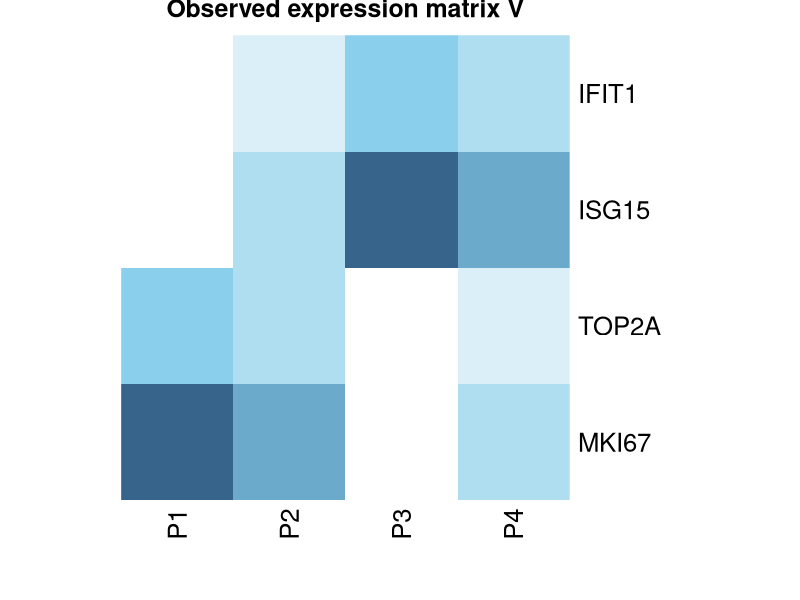
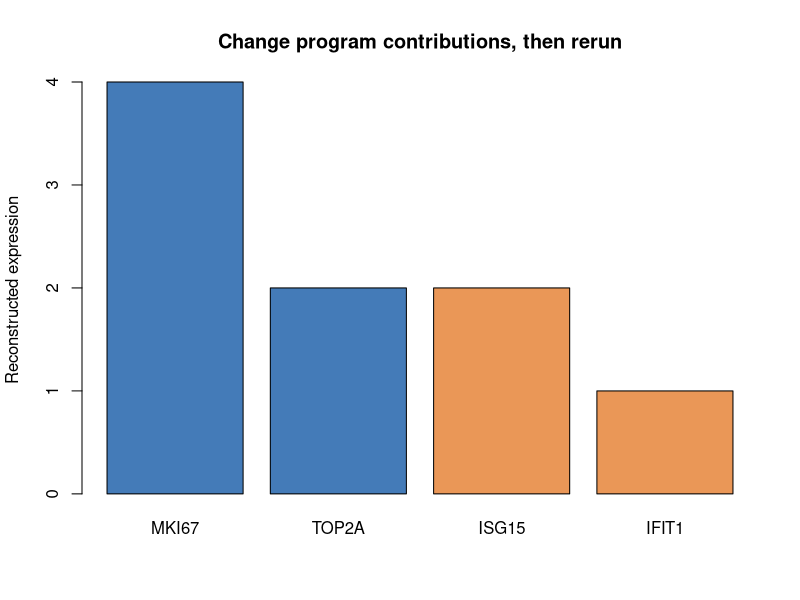
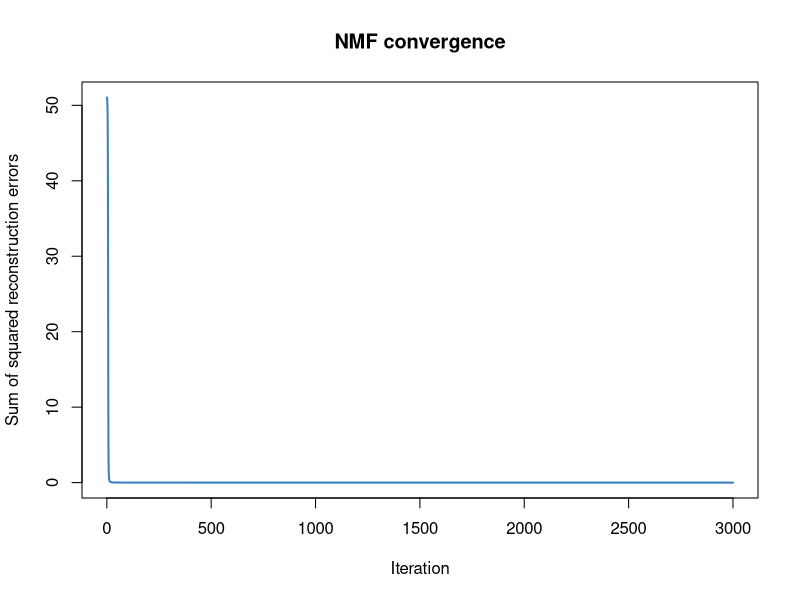
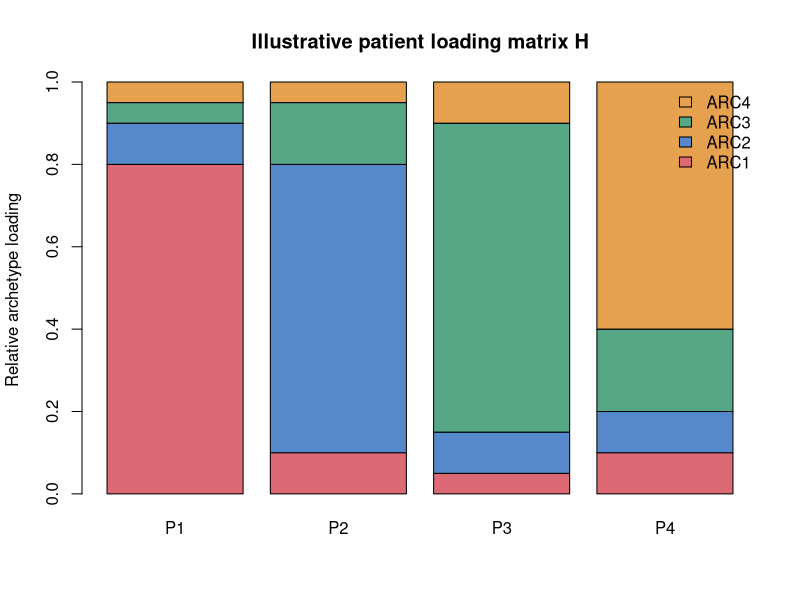

The R source for these figures, in order:
## ---- chunk 1
V <- matrix(
    c(6, 3, 0, 0, 4, 2, 2, 1, 0, 0, 6, 3, 2, 1, 4, 2),
    nrow = 4,
    dimnames = list(
        c("MKI67", "TOP2A", "ISG15", "IFIT1"),
        c("P1", "P2", "P3", "P4")
    )
)
V
## ---- chunk 2
heatmap(
    V,
    Rowv = NA,
    Colv = NA,
    scale = "none",
    col = colorRampPalette(c("white", "skyblue", "steelblue4"))(40),
    margins = c(6, 7),
    main = "Observed expression matrix V"
)
## ---- chunk 3
W_known <- matrix(
    c(2, 1, 0, 0, 0, 0, 2, 1),
    nrow = 4,
    dimnames = list(rownames(V), c("Proliferation", "Interferon"))
)
H_known <- matrix(
    c(3, 0, 2, 1, 0, 3, 1, 2),
    nrow = 2,
    dimnames = list(colnames(W_known), colnames(V))
)
W_known
H_known
## ---- chunk 4
p2_reconstructed <- W_known %*% H_known[, "P2", drop = FALSE]
p2_reconstructed

V_reconstructed <- W_known %*% H_known
V_reconstructed
all.equal(unname(V), unname(V_reconstructed))
## ---- chunk 5
proliferation_loading <- 2
interferon_loading <- 1

new_H <- matrix(c(proliferation_loading, interferon_loading), ncol = 1)
rownames(new_H) <- colnames(W_known)
colnames(new_H) <- "NewPatient"
new_expression <- W_known %*% new_H

barplot(
    new_expression[, 1],
    names.arg = rownames(V),
    col = c("#447bb8", "#447bb8", "#ea9757", "#ea9757"),
    ylab = "Reconstructed expression",
    main = "Change program contributions, then rerun"
)
new_expression
## ---- chunk 6
set.seed(123)
K <- 2
n_iter <- 3000
eps <- 1e-10

W <- matrix(runif(nrow(V) * K, 0.1, 1), nrow = nrow(V))
H <- matrix(runif(K * ncol(V), 0.1, 1), nrow = K)
loss <- numeric(n_iter)

for (iter in seq_len(n_iter)) {
    # Update the patient loading matrix H
    H <- H * ((t(W) %*% V) / (t(W) %*% W %*% H + eps))

    # Update gene-program matrix W
    W <- W * ((V %*% t(H)) / (W %*% H %*% t(H) + eps))

    # Measure reconstruction error
    V_hat <- W %*% H
    loss[iter] <- sum((V - V_hat)^2)
}

# Optional rescaling removes an arbitrary factor scale.
# The product WH is unchanged by this operation.
factor_scale <- colSums(W)
W <- sweep(W, 2, factor_scale, "/")
H <- sweep(H, 1, factor_scale, "*")

rownames(W) <- rownames(V)
colnames(W) <- paste0("Program", seq_len(K))
rownames(H) <- colnames(W)
colnames(H) <- colnames(V)

round(W, 3)
round(H, 3)
round(W %*% H, 3)
tail(loss, 1)
## ---- chunk 7
plot(
    loss,
    type = "l",
    lwd = 2,
    col = "#3b82bd",
    xlab = "Iteration",
    ylab = "Sum of squared reconstruction errors",
    main = "NMF convergence"
)
## ---- chunk 8
# Label each patient by its dominant learned factor
learned_labels <- apply(H, 2, which.max)
names(learned_labels) <- colnames(H)
learned_labels
## ---- chunk 9
counts <- matrix(
    c(3, 1, 0, 0, 3, 2, 0, 0, 2, 1, 1, 0, 2, 1, 1, 1),
    nrow = 4,
    dimnames = list(
        c("MKI67", "TOP2A", "ISG15", "IFIT1"),
        c("P1_C1", "P1_C2", "P2_C1", "P2_C2")
    )
)
patient <- c("P1", "P1", "P2", "P2")

pseudobulk <- sapply(
    unique(patient),
    function(p) rowSums(counts[, patient == p, drop = FALSE])
)
counts
pseudobulk
## ---- chunk 10
# Educational preprocessing demonstration only:
# assume V has already been appropriately normalized/log-scaled
logV <- log2(V + 1)
centered <- sweep(logV, 1, rowMeans(logV), FUN = "-")
nonnegative_V <- pmax(centered, 0)

round(logV, 2)
round(centered, 2)
round(nonnegative_V, 2)
stopifnot(all(nonnegative_V >= 0))
## ---- chunk 11
H4 <- rbind(
    ARC1 = c(0.80, 0.10, 0.05, 0.10),
    ARC2 = c(0.10, 0.70, 0.10, 0.10),
    ARC3 = c(0.05, 0.15, 0.75, 0.20),
    ARC4 = c(0.05, 0.05, 0.10, 0.60)
)
colnames(H4) <- paste0("P", 1:4)
H4

patient_labels <- apply(H4, 2, function(h) rownames(H4)[which.max(h)])
patient_labels
## ---- chunk 12
barplot(
    H4,
    col = c("#dc6974", "#5689cb", "#55a786", "#e5a14e"),
    legend.text = rownames(H4),
    args.legend = list(x = "topright", bty = "n"),
    ylab = "Relative archetype loading",
    main = "Illustrative patient loading matrix H"
)
## ---- chunk 13
# Inspect strongest genes in each program in the teaching example
for (k in colnames(W)) {
    cat("\n", k, "\n", sep = "")
    print(sort(W[, k], decreasing = TRUE))
}
